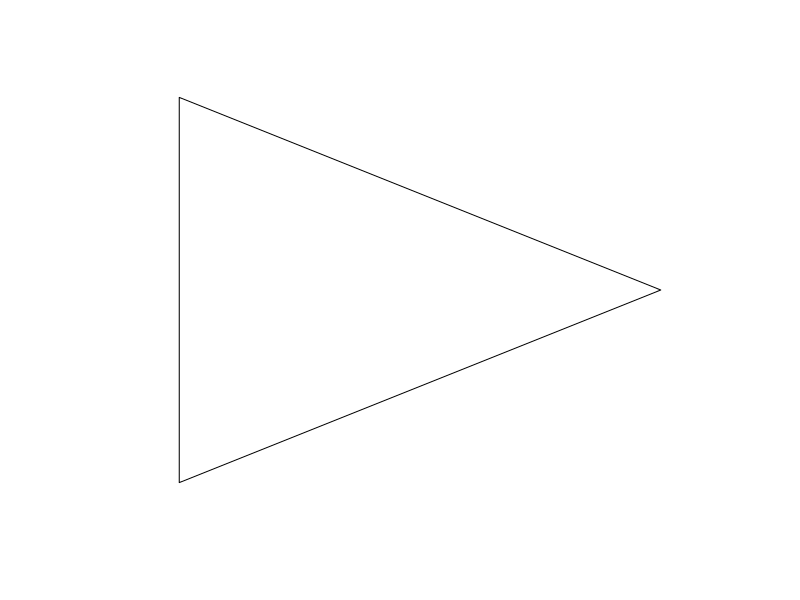
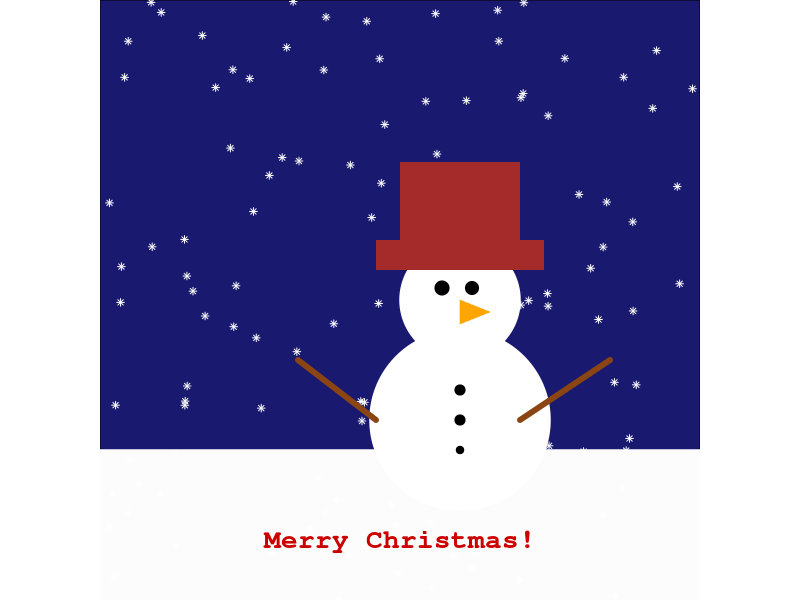
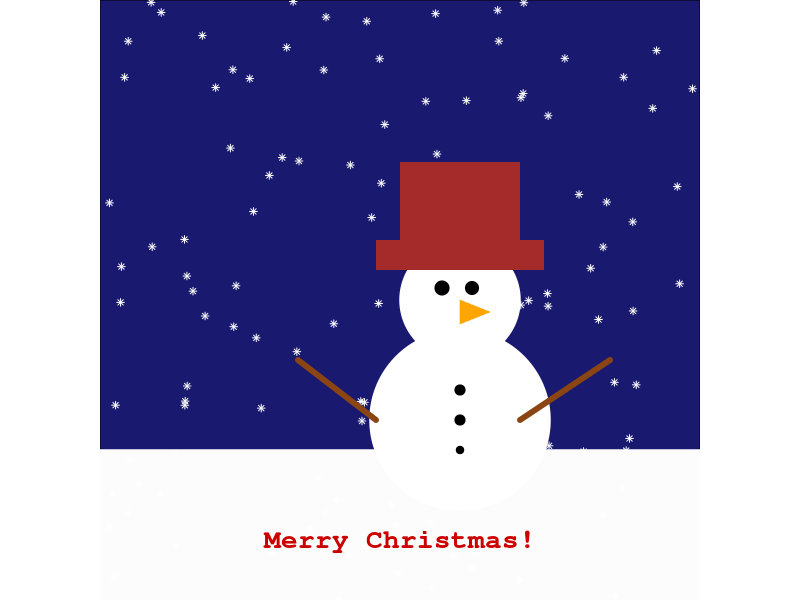

Recreate these plots in R, in order.
#Load packages
library(tidyverse)
library(ggforce)
library(sf)

#Create plain background
c1 <-
ggplot() +
theme_void() +
theme(
  plot.background = element_rect(
    fill = "midnightblue"
  )
)

#Create ground snow
c2 <-
c1 +
annotate(
  geom = "rect",
  xmin = 0, xmax = 1,
  ymin = 0, ymax = 0.25,
  fill = "grey99",
  colour = "grey99"
) +
  xlim(0, 1) +
  ylim(0, 1) +
  coord_fixed(expand = FALSE)

#Create snowflakes
set.seed(20241225) #Cause it's christmas!
n <- 120
snowflakes <- 
  data.frame(x = runif(n, 0, 1),
             y = runif(n, 0, 1)
             )
c3 <-
c2 + 
  geom_point(
  data = snowflakes,
  mapping = aes(
    x = x,
    y = y
  ),
  colour = "white",
  pch = 8
)

#Create snowman's body from circles
c4 <-
c3 +
  geom_circle(
    data = data.frame(
      x0 = c(0.6, 0.6),
      y0 = c(0.3, 0.5),
      r = c(0.15, 0.1)
    ),
    mapping = aes(x0 = x0, y0 = y0, r = r),
    fill = "white",
    colour = "white"
  )

#Create eyes and buttons
c5 <-
c4 +
  geom_point(
    data = data.frame(
      x = c(0.6, 0.6, 0.6, 0.57, 0.62),
      y = c(0.25, 0.3, 0.35, 0.52, 0.52),
      size = runif(5, 2, 4.5)
    ),
    mapping = aes(x = x, y = y, size = size)
  ) +
  scale_size_identity()

#Create stick arms
c6 <- 
c5 + 
  geom_segment(
    data = data.frame(
      x = c(0.46, 0.7),
      xend = c(0.33, 0.85),
      y = c(0.3, 0.3),
      yend = c(0.4, 0.4)
    ),
    mapping = aes(x = x, y = y, xend = xend, yend = yend),
    colour = "chocolate4",
    lineend = "round",
    linewidth = 2
  )

#Create hat from rectangles
c7 <-
c6 +
  annotate(
    geom = "rect",
    xmin = 0.46, xmax = 0.74,
    ymin = 0.55, ymax = 0.60,
    fill = "brown"
  ) +
  annotate(
    geom = "rect",
    xmin = 0.50, xmax = 0.70,
    ymin = 0.56, ymax = 0.73,
    fill = "brown"
  )

#Create nose from triangle
  nose_pts <- matrix(
    c(
      0.6, 0.5,
      0.65, 0.48,
      0.6, 0.46,
      0.6, 0.5
    ),
    ncol = 2,
    byrow = TRUE
  )
nose <- st_polygon(list(nose_pts))
plot(nose) 

c8 <-
c7 +
  geom_sf(
    data = nose,
    fill = "orange",
    colour = "orange"
  ) +
  coord_sf(expand = FALSE)

#Add text "Merry Christmas"
c9 <- 
  c8 +
  annotate(
    geom = "text",
    x = 0.5, y = 0.1,
    label = "Merry Christmas!",
    colour = "red3",
    family = "mono",
    fontface = "bold", size = 7
  )
c9

#save the snowman!
ggsave("mr_snowman.png")
